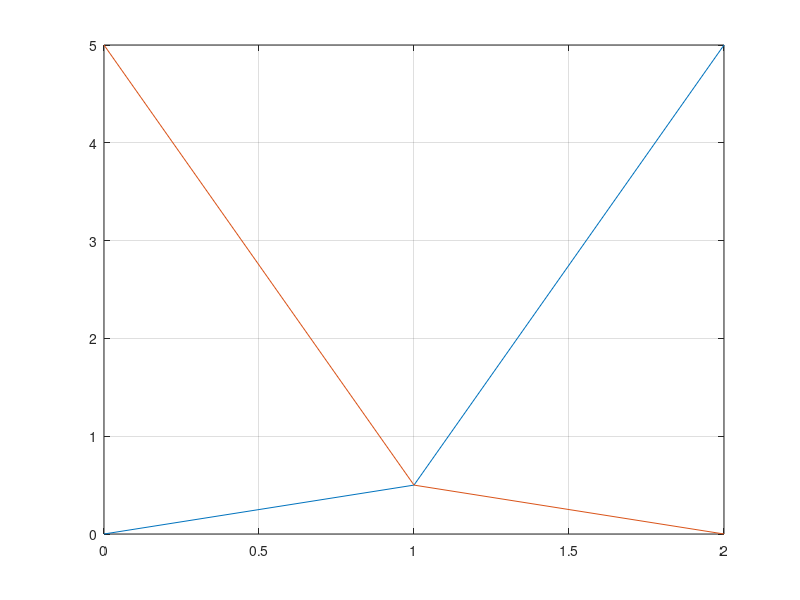

Source code (MATLAB): (Note: this script raises an error after producing the figure.)
clc
close all hidden
% figure( 'Units' , 'Normalized' , 'OuterPosition' , [ 0.05 0.05 0.4 0.9 ] )
% patch( [ 0 1 2 ] , [ 0 0.5 5 ] , 'Red' )
% patch( [ 0.2 1.2 2.2 ]-0.2 , [ 5 0.5 0 ] , 'Yellow' )
% patch( [ 0 1 2 ; 0 1 2 ]' , [ 0 0.5 5 ; 5 0.5 0 ]' , 'red' )
plot( [ 0 1 2 ; 0 1 2 ]' , [ 0 0.5 5 ; 5 0.5 0 ]' )

grid on
% axis tight
[response] = fig2plotly()